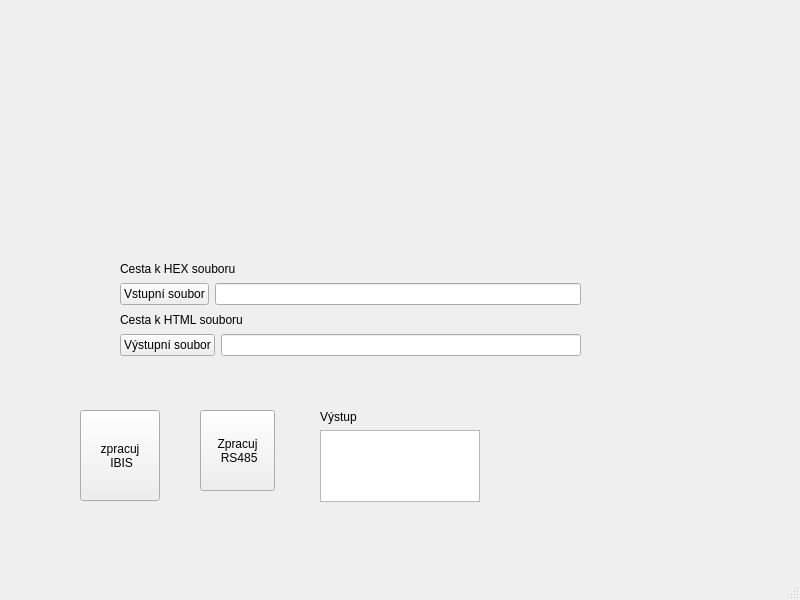
<?xml version="1.0" encoding="UTF-8"?>
<ui version="4.0">
 <class>MainWindow</class>
 <widget class="QMainWindow" name="MainWindow">
  <property name="geometry">
   <rect>
    <x>0</x>
    <y>0</y>
    <width>800</width>
    <height>600</height>
   </rect>
  </property>
  <property name="windowTitle">
   <string>MainWindow</string>
  </property>
  <widget class="QWidget" name="centralwidget">
   <widget class="QPushButton" name="pushButton_process">
    <property name="geometry">
     <rect>
      <x>80</x>
      <y>410</y>
      <width>80</width>
      <height>91</height>
     </rect>
    </property>
    <property name="text">
     <string>zpracuj
 IBIS</string>
    </property>
   </widget>
   <widget class="QWidget" name="verticalLayoutWidget">
    <property name="geometry">
     <rect>
      <x>120</x>
      <y>260</y>
      <width>461</width>
      <height>96</height>
     </rect>
    </property>
    <layout class="QVBoxLayout" name="verticalLayout">
     <item>
      <widget class="QLabel" name="label">
       <property name="text">
        <string>Cesta k HEX souboru</string>
       </property>
      </widget>
     </item>
     <item>
      <layout class="QHBoxLayout" name="horizontalLayout">
       <item>
        <widget class="QPushButton" name="pushButtonInputFile">
         <property name="text">
          <string>Vstupní soubor</string>
         </property>
        </widget>
       </item>
       <item>
        <widget class="QLineEdit" name="lineEdit_cestaSouboru"/>
       </item>
      </layout>
     </item>
     <item>
      <widget class="QLabel" name="label_2">
       <property name="text">
        <string>Cesta k HTML souboru</string>
       </property>
      </widget>
     </item>
     <item>
      <layout class="QHBoxLayout" name="horizontalLayout_2">
       <item>
        <widget class="QPushButton" name="pushButton_outputFile">
         <property name="text">
          <string>Výstupní soubor</string>
         </property>
        </widget>
       </item>
       <item>
        <widget class="QLineEdit" name="lineEdit_cestaHTML"/>
       </item>
      </layout>
     </item>
    </layout>
   </widget>
   <widget class="QWidget" name="verticalLayoutWidget_2">
    <property name="geometry">
     <rect>
      <x>320</x>
      <y>410</y>
      <width>160</width>
      <height>92</height>
     </rect>
    </property>
    <layout class="QVBoxLayout" name="verticalLayout_2">
     <item>
      <widget class="QLabel" name="label_3">
       <property name="text">
        <string>Výstup</string>
       </property>
      </widget>
     </item>
     <item>
      <widget class="QPlainTextEdit" name="errorlog"/>
     </item>
    </layout>
   </widget>
   <widget class="QPushButton" name="pushButton_processRs485">
    <property name="geometry">
     <rect>
      <x>200</x>
      <y>410</y>
      <width>75</width>
      <height>81</height>
     </rect>
    </property>
    <property name="text">
     <string>Zpracuj
 RS485</string>
    </property>
   </widget>
  </widget>
  <widget class="QMenuBar" name="menubar">
   <property name="geometry">
    <rect>
     <x>0</x>
     <y>0</y>
     <width>800</width>
     <height>21</height>
    </rect>
   </property>
  </widget>
  <widget class="QStatusBar" name="statusbar"/>
 </widget>
 <resources/>
 <connections/>
</ui>
